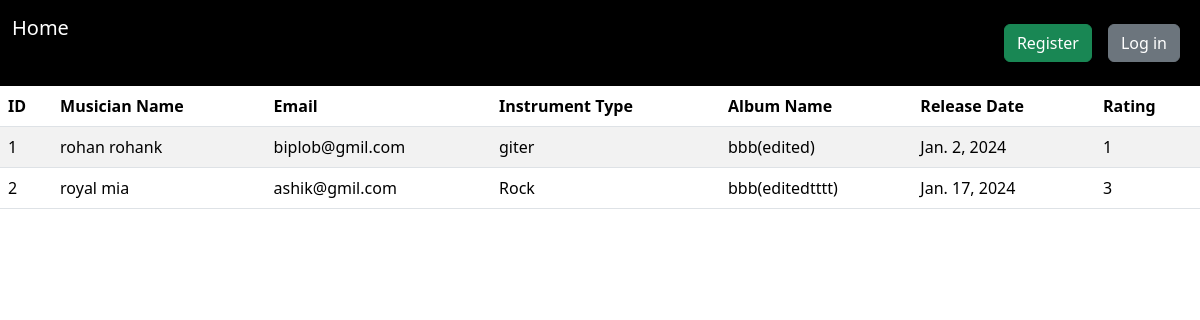
The page / on the database its author committed.
### album_app/models.py (models this page shows, shortened)
class AlbumModel(models.Model):
    Album_name = models.CharField(max_length=30)
    ReleaseDate = models.DateField()
    int_choices = [(1, '1'), (2, '2'), (3, '3'), (4, '4'), (5, '5')]
    Rating = models.PositiveSmallIntegerField(choices=int_choices)
    First_Name = models.ForeignKey(Musician, on_delete=models.CASCADE, default=None)

### musician_app/models.py (models this page shows, shortened)
class Musician(models.Model):
    First_Name = models.CharField(max_length=30)
    Last_Name = models.CharField(max_length=25)
    Email = models.EmailField()
    Phone_number = models.CharField(max_length=14)
    Instrument_Type = models.CharField(max_length=40)

### Musicians_Directory/views.py (the view)
# urls.py: 2. Add a URL to urlpatterns:  path('', Home.as_view(), name='home')
def Home(request):
    albums = AlbumModel.objects.all()
    return render(request, 'home.html', {'musician_albums': albums})

### templates/home.html (shortened to what this page needs)
{% extends 'base.html' %}
{% block Home_block %}
  <table class="table table-striped">
    <thead>
      <tr>
        <th scope="col">ID</th>
        <th scope="col">Musician Name</th>
        <th scope="col">Email</th>
        <th scope="col">Instrument Type</th>
        <th scope="col">Album Name</th>
        <th scope="col">Release Date</th>
        <th scope="col">Rating</th>
      </tr>
    </thead>
    <tbody>
      {% for entry in musician_albums %}
          <tr>
            <td>{{ entry.id }}</td>
            <td>{{ entry.First_Name.First_Name }} {{ entry.First_Name.Last_Name }}</td>
            <td>{{ entry.First_Name.Email }}</td>
            <td>{{ entry.First_Name.Instrument_Type }}</td>
              <td>{{ entry.Album_name }}</td>
              <td>{{ entry.ReleaseDate }}</td>
              <td>{{ entry.Rating }}</td>
          </tr>
      {% endfor %}
    </tbody>
  </table>
{% endblock %}

### templates/base.html (shortened to what this page needs)
<!DOCTYPE html>
<html lang="en">
<head>
    <link href="https://cdn.jsdelivr.net/npm/bootstrap@5.3.2/dist/css/bootstrap.min.css" rel="stylesheet">
</head>
<body>
<nav class="navbar navbar-expand-lg bg-black">
  <div class="container-fluid">
    <div class="collapse navbar-collapse" id="navbarSupportedContent">
      <ul class="navbar-nav me-auto mb-2 mb-lg-0">
        <li class="nav-item  pt-2">
          <a class="navbar-brand text-white" href=" {% url 'Homepage' %} "><h5>Home</h5></a>
        </li>
      </ul>
      <form class="d-flex" role="search">
        {% if user.is_authenticated %}
        <a class="btn btn-secondary m-2" href = "{% url 'profilepage' %}" type="submit">Profile</a>
        <a class="btn btn-danger m-2" type="submit" href = "{% url 'logoutpage' %}">Log Out</a>
        {% else %}
        <a class="btn btn-success m-2" href = "{% url 'registerpage' %}" type="submit">Register</a>
        <a class="btn btn-secondary m-2" href = "{% url 'loginpage' %}" type="submit">Log in</a>
        {% endif %}
      </form>
    </div>
  </div>
</nav>
      {% block Home_block %}
    {% endblock  %}
</body>
</html>

### rows shown on the page
AlbumModel: id "1", First_Name.First_Name "rohan", First_Name.Last_Name "rohank", First_Name.Email "biplob@gmil.com", First_Name.Instrument_Type "giter", Album_name "bbb(edited)", ReleaseDate "Jan. 2, 2024", Rating "1"
AlbumModel: id "2", First_Name.First_Name "royal", First_Name.Last_Name "mia", First_Name.Email "ashik@gmil.com", First_Name.Instrument_Type "Rock", Album_name "bbb(editedtttt)", ReleaseDate "Jan. 17, 2024", Rating "3"
